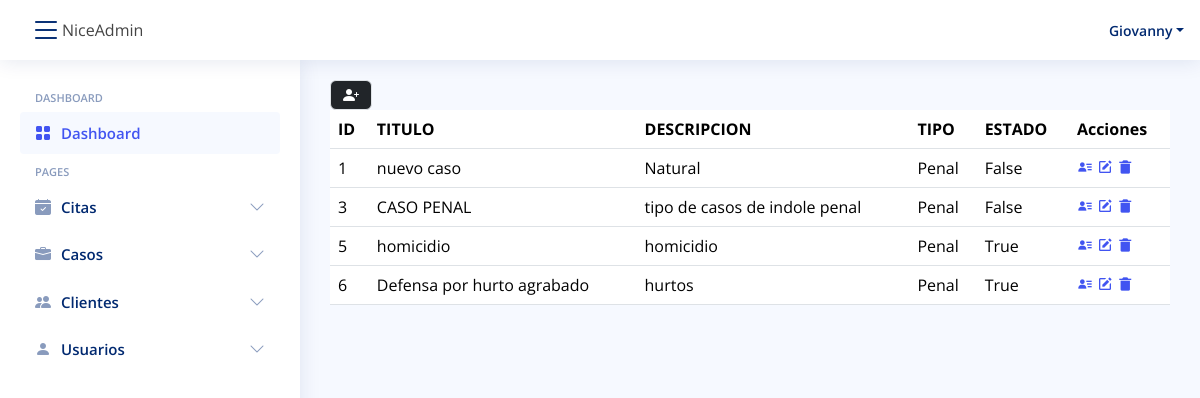
/casos/ (signed in), run on the app's committed database.
### casos/models.py (models this page shows, shortened)
class Caso(models.Model):  # tabla para los casos
    id = models.BigAutoField(primary_key=True)
    titulo = models.CharField(max_length=100)  # titulo del caso
    descripcion = models.CharField(max_length=50)  # descripcion del caso
    tipo = models.ForeignKey(
        TipoCaso, on_delete=models.CASCADE)
    id_cliente = models.ManyToManyField(Cliente, verbose_name="Cliente")
    documentos = models.FileField(
        upload_to="documentos/casos")
    estado = models.BooleanField(
        default=False,)  # estado del caso, default false, para pendiente

class TipoCaso(models.Model):
    id = models.BigAutoField(primary_key=True)
    titulo = models.CharField(max_length=100)
    descripcion = models.CharField(max_length=200)
    def __str__(self):
        return self.titulo

### casos/views.py (the view)
# urls.py: path("casos/", include('casos.urls')),
@login_required(login_url="/login/")
def casos(request):
    getCasos = Caso.objects.all()
    return render(request, "casos/index.html", {"casos": getCasos})

### casos/templates/casos/index.html
{% extends "base/base.html" %} {% block content %}
<a
type="button"
title="Agregar Nuevos Usuarios"
class="border btn btn-dark" href="{% url 'AddCaso' %}">
<i class="bi bi-person-plus-fill"></i>
</a>
<table class="table datatable">
    <thead>
        <tr>
            <th scope="col">ID</th>
            <th scope="col">TITULO</th>
            <th scope="col">DESCRIPCION</th>
            <th scope="col">TIPO</th>
            <th scope="col">ESTADO</th>
            <th scope="col">Acciones</th>
        </tr>
    </thead>
    <tbody>
        {% for caso in casos %}
        <tr>
            <td>{{caso.id}}</td>
            <td>{{caso.titulo}}</td>
            <td>{{caso.descripcion}}</td>
            <td>{{caso.tipo}}</td>
            <td>{{caso.estado}}</td>
            <td>
                    <a href="{% url 'CasoDetail' caso.id %}">
                        <span class="bx bxs-user-detail"></span>
                    </a>
                    <a href="{% url 'CasoUpdate' caso.id %}">
                        <span class="bx bxs-edit"></span>
                    </a>
                    <a href="{% url 'CasoRemove' caso.id %}">
                        <i class="bx bxs-trash-alt"></i>
                    </a>
            </td>
        </tr>
        {% endfor %}
    </tbody>
</table>
{% endblock  %}

### base/templates/base/base.html (shortened to what this page needs)
{% load static %}
<head>
  <link href="{% static 'assets/vendor/bootstrap/css/bootstrap.min.css' %}" rel="stylesheet">
  <link href="{% static 'assets/vendor/bootstrap-icons/bootstrap-icons.css' %}" rel="stylesheet">
  <link href="{% static 'assets/vendor/boxicons/css/boxicons.min.css' %}" rel="stylesheet">
  <link href="{% static 'assets/vendor/quill/quill.snow.css' %}" rel="stylesheet">
  <link href="{% static 'assets/vendor/quill/quill.bubble.css' %}" rel="stylesheet">
  <link href="{% static 'assets/vendor/remixicon/remixicon.css' %}" rel="stylesheet">
  <link href="{% static 'assets/vendor/simple-datatables/style.css' %}" rel="stylesheet">
  <link rel="stylesheet" href="{% static 'base/css/style.css' %}">
</head>
<body>
    {% if user.is_authenticated %}
    <header id="header" class="header fixed-top d-flex align-items-center">
      <div class="d-flex align-items-center justify-content-between">
        <i class="bi bi-list toggle-sidebar-btn"></i>
        <span class="d-none d-lg-block">NiceAdmin</span>
      </div>
      <nav class="header-nav ms-auto">
        <ul class="d-flex align-items-center">
          <li class="nav-item dropdown pe-3">
            <a class="nav-link nav-profile d-flex align-items-center pe-0" href="#" data-bs-toggle="dropdown">
              <span class="d-none d-md-block dropdown-toggle ps-2">{{ user.username }}</span>
            </a>
          </li>
        </ul>
      </nav>
    </header>
    <aside id="sidebar" class="sidebar">
      <ul class="sidebar-nav" id="sidebar-nav">
        <li class="nav-heading">Dashboard</li>
        <li class="nav-item">
          <a class="nav-link " href="{% url 'dash' %}">
            <i class="bi bi-grid-fill"></i>
            <span>Dashboard</span>
          </a>
        </li>
        <li class="nav-heading">Pages</li>
        <li class="nav-item">
          <a class="nav-link collapsed" data-bs-target="#Citas-nav" data-bs-toggle="collapse" href="#">
            <i class="bi bi-calendar-check-fill"></i><span>Citas</span><i class="bi bi-chevron-down ms-auto"></i>
          </a>
        </li>
        <li class="nav-item">
          <a class="nav-link collapsed" data-bs-target="#Casos-nav" data-bs-toggle="collapse" href="#">
            <i class="bi bi-briefcase-fill"></i><span>Casos</span><i class="bi bi-chevron-down ms-auto"></i>
          </a>
        </li>
        <li class="nav-item">
          <a class="nav-link collapsed" data-bs-target="#Clientes-nav" data-bs-toggle="collapse" href="#">
            <i class="bi bi-people-fill"></i><span>Clientes</span><i class="bi bi-chevron-down ms-auto"></i>
          </a>
        </li>
        <li class="nav-item">
          <a class="nav-link collapsed" data-bs-target="#user-nav" data-bs-toggle="collapse" href="#">
            <i class="bi bi-person-fill"></i><span>Usuarios</span><i class="bi bi-chevron-down ms-auto"></i>
          </a>
        </li>
      </ul>
    </aside>
    {% else %}
      <a href="{% url 'login' %} ">INICIAR SESSION</a>
    {% endif %}
    <main id="main" class="main">
      {% block content %}
      {% endblock %}
    </main>
</body>

### static/base/css/style.css (style rules this page uses)
body { font-family: "Open Sans", sans-serif; background: #f6f9ff; color: #444444; }
a { color: #4154f1; text-decoration: none; }
#main { margin-top: 60px; padding: 20px 30px; transition: all 0.3s; }
.header { transition: all 0.5s; z-index: 997; height: 60px; box-shadow: 0px 2px 20px rgba(1, 41, 112, 0.1); background-color: #fff; padding-left: 20px; }
.header .toggle-sidebar-btn { font-size: 32px; padding-left: 10px; cursor: pointer; color: #012970; }
.header-nav ul { list-style: none; }
.header-nav>ul { margin: 0; padding: 0; }
.header-nav .nav-profile { color: #012970; }
.header-nav .nav-profile span { font-size: 14px; font-weight: 600; }
.sidebar { position: fixed; top: 60px; left: 0; bottom: 0; width: 300px; z-index: 996; transition: all 0.3s; padding: 20px; overflow-y: auto; scrollbar-width: thin; scrollbar-color: #aab7cf transparent; box-shadow: 0px 0px 20px rgba(1, 41, 112, 0.1); background-color: #fff; }
@media (min-width: 1200px) { #main, #footer { margin-left: 300px; } }
.sidebar-nav { padding: 0; margin: 0; list-style: none; }
.sidebar-nav li { padding: 0; margin: 0; list-style: none; }
.sidebar-nav .nav-item { margin-bottom: 5px; }
.sidebar-nav .nav-heading { font-size: 11px; text-transform: uppercase; color: #899bbd; font-weight: 600; margin: 10px 0 5px 15px; }
.sidebar-nav .nav-link { display: flex; align-items: center; font-size: 15px; font-weight: 600; color: #4154f1; transition: 0.3; background: #f6f9ff; padding: 10px 15px; border-radius: 4px; }
.sidebar-nav .nav-link i { font-size: 16px; margin-right: 10px; color: #4154f1; }
.sidebar-nav .nav-link.collapsed { color: #012970; background: #fff; }
.sidebar-nav .nav-link.collapsed i { color: #899bbd; }
.sidebar-nav .nav-link .bi-chevron-down { margin-right: 0; transition: transform 0.2s ease-in-out; }

### data on the page
Caso: id "1", titulo "nuevo caso", descripcion "Natural", tipo "Penal", estado "False"
Caso: id "3", titulo "CASO PENAL", descripcion "tipo de casos de indole penal", tipo "Penal", estado "False"
Caso: id "5", titulo "homicidio", descripcion "homicidio", tipo "Penal", estado "True"
Caso: id "6", titulo "Defensa por hurto agrabado", descripcion "hurtos", tipo "Penal", estado "True"

### other printed values
{{ user.username }} "Giovanny"
